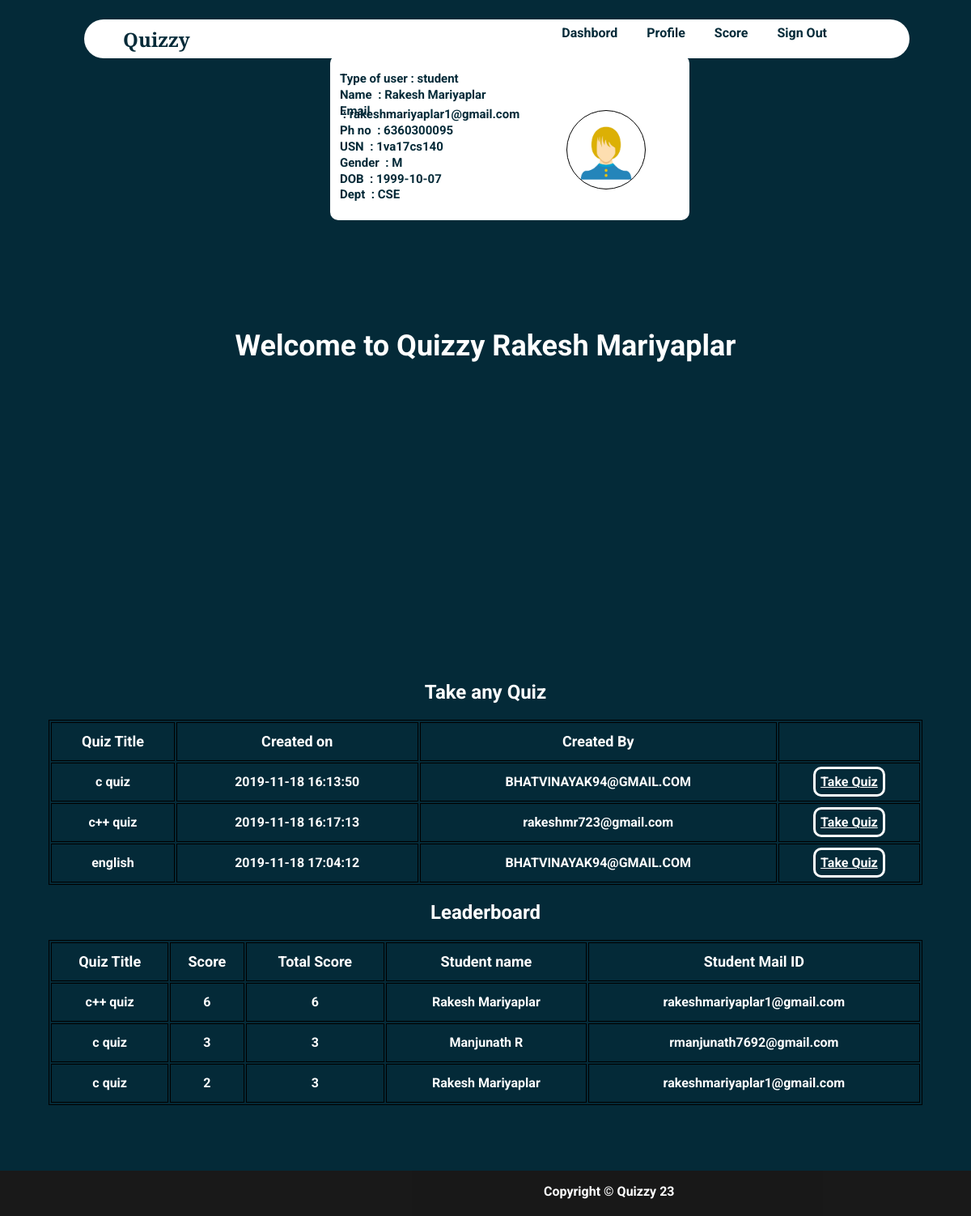
/homestud.php (signed in), run on an earlier commit of the app's database.
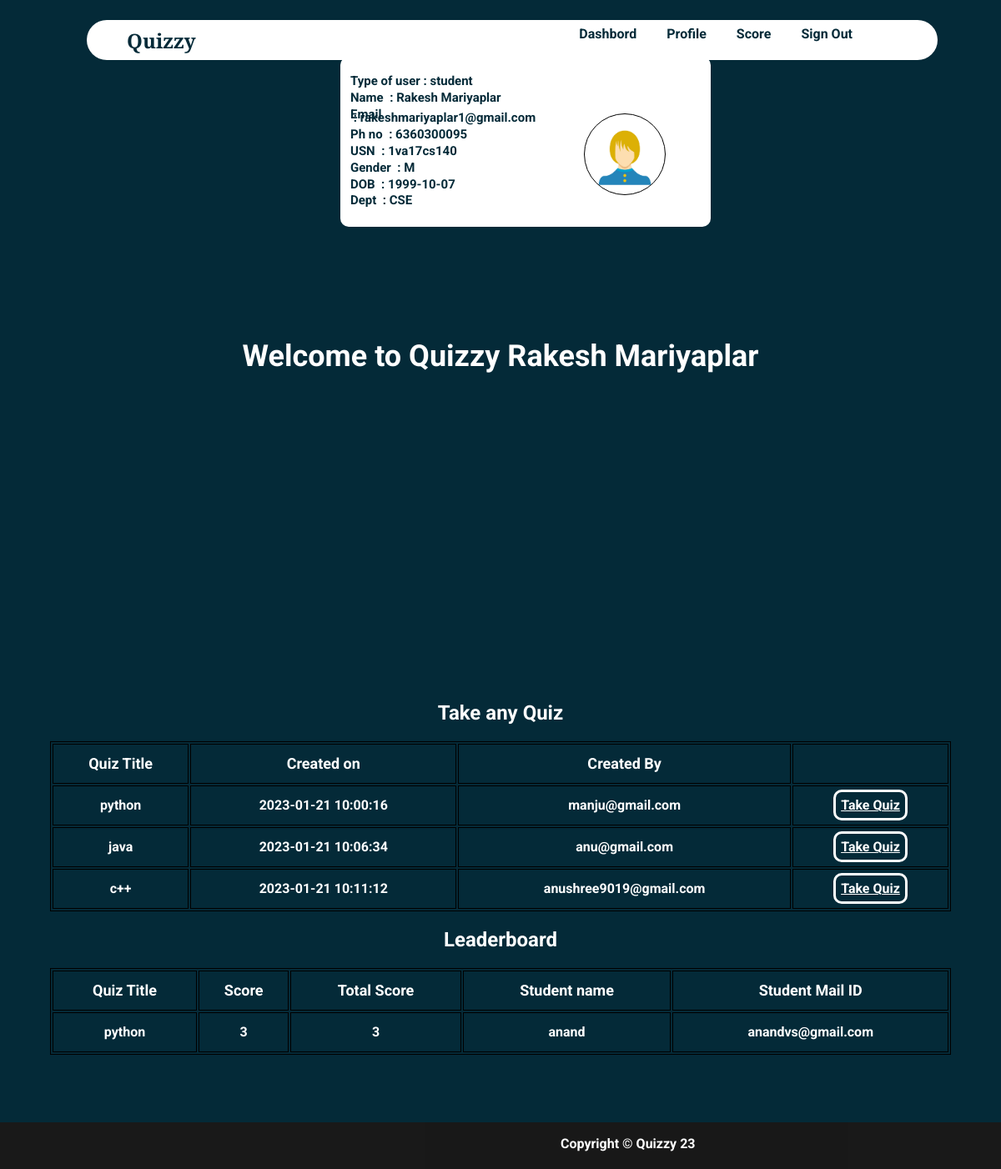
And on a later commit of the database.
### tables this page shows
CREATE TABLE IF NOT EXISTS `student` (
  `usn` varchar(10) NOT NULL,
  `name` varchar(20) NOT NULL,
  `mail` varchar(30) NOT NULL,
  `phno` varchar(10) NOT NULL,
  `gender` varchar(1) NOT NULL,
  `DOB` varchar(10) NOT NULL,
  `pw` varchar(200) NOT NULL,
  `dept` varchar(3) DEFAULT NULL,
  PRIMARY KEY (`mail`),
  UNIQUE KEY `mail` (`mail`),
  UNIQUE KEY `phno` (`phno`),
  UNIQUE KEY `usn` (`usn`),
  KEY `dept` (`dept`)
);

CREATE TABLE IF NOT EXISTS `quiz` (
  `quizid` int NOT NULL AUTO_INCREMENT,
  `quizname` varchar(20) NOT NULL,
  `date_created` timestamp NOT NULL DEFAULT CURRENT_TIMESTAMP,
  `mail` varchar(30) DEFAULT NULL,
  PRIMARY KEY (`quizid`),
  KEY `mail` (`mail`)
);

CREATE TABLE IF NOT EXISTS `score` (
  `slno` int NOT NULL AUTO_INCREMENT,
  `score` int NOT NULL,
  `quizid` int NOT NULL,
  `mail` varchar(30) DEFAULT NULL,
  `totalscore` int DEFAULT NULL,
  `remark` varchar(20) DEFAULT NULL,
  PRIMARY KEY (`slno`),
  KEY `quizid` (`quizid`),
  KEY `mail` (`mail`)
);

### homestud.php (the view, shortened to what this page needs)
<html>
<head>
</head>
<?php
require_once 'sql.php';
                $conn = mysqli_connect($servername, $username, $password, $dbname);if (!$conn) {
    echo "<script>alert(\"Database error retry after some time !\")</script>";
}
?>
<body style="color: #fff !important;font-weight:bolder;margin: 0 !important;font-weight: bolder !important;font-family: 'Roboto', sans-serif;">
    <div style="background-color: #042A38;height:auto;">
        <div class="navbar" style="display: grid;width: 85%;height:3rem;color:#042A38;position:fixed;border-radius:10rem;margin-top:1.5rem;margin-left:6.5rem;">
        <section style="margin-left: 3rem;height:3rem;display:grid;padding-top: 8px;padding-bottom: 3px; font-size: 1.5rem;font-family: 'Libre Baskerville', serif;">Quizzy</section>
            <ul style="display: inline-flex;padding: 0 !important;margin-top: 0;float: right;right: 10rem;top:0.8rem;position: fixed;width: 50vw;">
                <li onclick="dash()">Dashbord</li>
                <li onclick="prof()">Profile</li>
                <li onclick="score()">Score</li>
                <li onclick="lo()">Sign Out</li>
            </ul>
        </div><br><br>
        <?php
        $type1 = $_SESSION["type"];
        $username1 = $_SESSION["username"];
        $sql = "select * from " . $type1 . " where mail='{$username1}'";
        $res =   mysqli_query($conn, $sql);
        if ($res == true) {
            global $dbmail, $dbpw;
            while ($row = mysqli_fetch_array($res)) {
                $dbmail = $row['mail'];
                $dbname = $row['name'];
                $dbusn = $row['usn'];
                $dbphno = $row['phno'];
                $dbgender = $row['gender'];
                $dbdob = $row['DOB'];
                $dbdept = $row['dept'];
            }
        }
        ?>
        <center><section style="width:100vw;height:20rem;margin:0vw;margin-top:23rem;font-size:3vw;">Welcome to Quizzy&nbsp;<?php echo $dbname ?></section></center>
        <section style="color:#fff !important"><br><br><br><br><br>
        <?php
            $sql ="select * from quiz";
            $res=mysqli_query($conn,$sql);
            if($res)
            {
                echo "<center><h1 style=\"font-size:2vw;\">Take any Quiz</h1></center>";
                echo "<center><table><thead><tr><td>Quiz Title</td><td>Created on</td><td>Created By</td><td>  </td></tr></thead>";
                while ($row = mysqli_fetch_assoc($res)) {
                    echo "<tr><td>".$row["quizname"]."</td><td>".$row["date_created"]."</td><td>".$row["mail"]."</td><td><a id=\"tq\" href='takeq.php?qid=".$row['quizid']."'>Take Quiz</button></tr>";
                }
                echo "</table></center>";
            }
            ?>
        </section>
        <section class="prof" id="prof" style="display: grid;color:#042A38;">
        <div class="container1">
                <p><b>Type of user&nbsp;:&nbsp;<?php echo $type1 ?></b></p>
                <p><b>Name &nbsp;:&nbsp;<?php echo $dbname ?></b></p>
                <p><b>Email &nbsp;:&nbsp;<?php echo $dbmail ?></b></p>
                <p><b>Ph no &nbsp;:&nbsp;<?php echo $dbphno ?></b></p>
                <p><b>USN &nbsp;:&nbsp;<?php echo $dbusn ?></b></p>
                <p><b>Gender &nbsp;:&nbsp;<?php echo $dbgender ?></b></p>
                <p><b>DOB &nbsp;:&nbsp;<?php echo $dbdob ?></b></p>
                <p><b>Dept &nbsp;:&nbsp;<?php echo $dbdept ?></b></p>
        </div>
        <div class="container2">
            <img src=" images/user.png">
        </div>
        </section>
            <section style="color:#fff !important">
            <?php
            $sql="call leaderboard;";
            $res=mysqli_query($conn,$sql);
            if($res)
            {
                echo "<center><h1 style=\"font-size: 2vw\">Leaderboard</h1></center>";
                echo "<table id=\"le\"><thead><tr><td>Quiz Title</td><td>Score</td><td>Total Score</td><td>Student name</td><td>Student Mail ID</td></tr></thead>";
                while ($row = mysqli_fetch_assoc($res)) {
                    echo "<tr><td>".$row["quizname"]."</td><td>".$row["score"]."</td><td>".$row["totalscore"]."</td><td>".$row["name"]."</td><td>".$row["mail"]."</td></tr>";
                }
                echo "</table><br><br><br>";
            }
            else{
                echo mysqli_error($conn);
            }
            ?>
        </section>
    </div>
    <footer class="footer" style= "background: black; opacity: 0.9;  font-size: 1rem; height: 3.5rem;display:flex;">
        <div class="footer_copyright" style=" text-align: center;position:absolute; margin-left:42rem; color:white;" >
             <p style="padding-top: 0.01rem;">Copyright &copy; Quizzy 23</p>
        </div>
    </footer>
</body>
</html>

### homestud.php (style rules this page uses)
li { margin: 1.5vw; font-size: 1rem !important; }
ul { list-style: none; width: auto !important; font-weight: 2vw !important; }
.navbar { background-color: white !important; font-size: 1.5vw !important; position: fixed; }
a { text-decoration: none; color: #fff; }
.prof { top: 5vw; position: fixed; width: 35vw !important; height:15vw !important; margin-left: 34vw !important; margin-right: 20vw !important; background-color: #fff !important; border-radius: 10px; margin-top: 0.5rem; z-index: 1; padding: 1vw; padding-left: 1vw; display: grid; grid-template-columns: repeat(2, 1fr); gap: 10px; }
img { width: 100%; display:block; object-fit: cover; }
.container1 { color: #042A38; font-size:15px; line-height: 0.3rem; grid-column:1; }
.container2 { width:6rem; height:6rem; border-radius: 50%; overflow: hidden; margin-left: 3rem; margin-top: 3.5rem; border: 0.1rem solid black; grid-column: 2; }
table { width: 90vw; margin-left: 5vw; margin-right: 5vw; align-content: center; border: 1px solid black; }
thead { font-weight:900; font-size: 1.5vw; }
td { width: auto; border: 1px solid black; text-align: center; height: 4vw; font-weight: bold; }
#tq { text-decoration: underline; border: 3px solid #fff; padding: 0.5vw; border-radius: 10px; }
#le { margin-bottom: 2vw; }

What changed in the data, as far as the page shows it:
removed quiz: quizname "c quiz", date_created "2019-11-18 16:13:50", mail "BHATVINAYAK94@GMAIL.COM"
removed quiz: quizname "c++ quiz", date_created "2019-11-18 16:17:13", mail "rakeshmr723@gmail.com"
removed quiz: quizname "english", date_created "2019-11-18 17:04:12", mail "BHATVINAYAK94@GMAIL.COM"
removed score: quizid.quizname "c++ quiz", score "6", totalscore "6", mail.name "Rakesh Mariyaplar", mail "rakeshmariyaplar1@gmail.com"
removed score: quizid.quizname "c quiz", score "3", totalscore "3", mail.name "Manjunath R", mail "rmanjunath7692@gmail.com"
removed score: quizid.quizname "c quiz", score "2", totalscore "3", mail.name "Rakesh Mariyaplar", mail "rakeshmariyaplar1@gmail.com"
added quiz: quizname "python", date_created "2023-01-21 10:00:16", mail "manju@gmail.com"
added quiz: quizname "java", date_created "2023-01-21 10:06:34", mail "anu@gmail.com"
added quiz: quizname "c++", date_created "2023-01-21 10:11:12", mail "anushree9019@gmail.com"
added score: quizid.quizname "python", score "3", totalscore "3", mail.name "anand", mail "anandvs@gmail.com"
